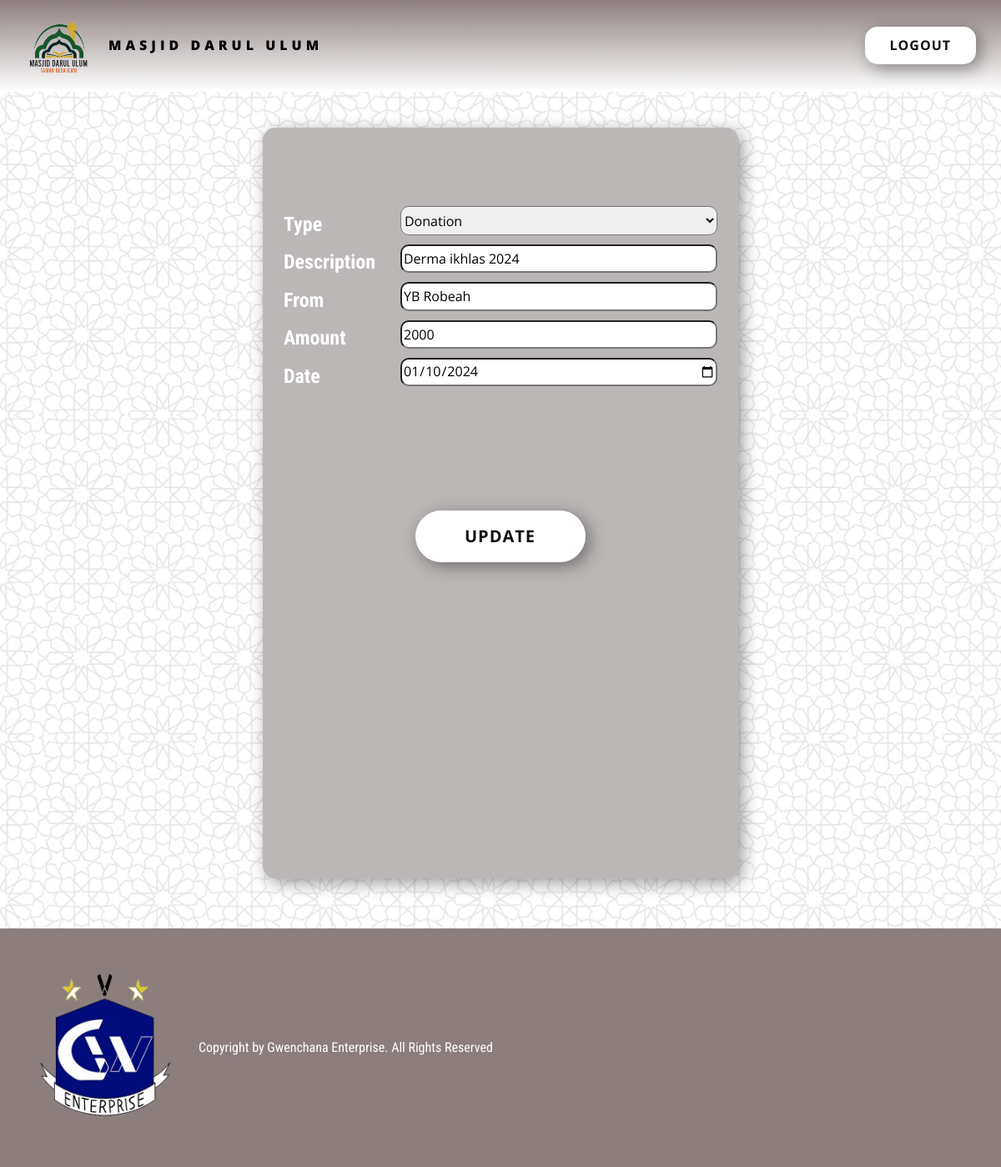
Page /View-Income.php?transaction_id=8 on the committed database.
### tables this page shows
CREATE TABLE `income` (
  `Income_id` int(10) NOT NULL,
  `Income_Type` varchar(100) NOT NULL,
  `Income_Amount` int(20) NOT NULL,
  `Income_Date` date NOT NULL,
  `Income_From` varchar(30) NOT NULL,
  `Income_Description` varchar(50) NOT NULL
);

### View-Income.php (the view, shortened to what this page needs)
<!DOCTYPE html>
<html style="font-size: 16px;" lang="en"><head>
    <link rel="stylesheet" href="nicepage.css" media="screen">
<link rel="stylesheet" href="Form.css" media="screen">
  <meta data-intl-tel-input-cdn-path="intlTelInput/"></head>
  <body data-path-to-root="./" data-include-products="false" class="u-body u-xl-mode" data-lang="en">
    <header class="u-section-row u-header" id="sec-d764" data-animation-name="" data-animation-duration="0" data-animation-delay="0" data-animation-direction=""><div class="u-clearfix u-sheet u-sheet-1">
        <a href="index.php" class="u-align-left u-image u-logo u-image-1" data-image-width="950" data-image-height="960">
          <img src="images/MDUMS.png" class="u-logo-image u-logo-image-1">
        </a>
        <p class="u-align-center u-text u-text-default u-text-1">MASJID DARUL ULUM&nbsp;</p>
        <a href="Login-NEW.php" class="u-align-right u-border-none u-btn u-btn-round u-button-style u-hover-grey-10 u-radius u-white u-btn-1">LOGOUT</a>
      </div></header>
    <section class="u-clearfix u-grey-10 u-section-1" id="sec-8f35">
      <div class="u-clearfix u-sheet u-sheet-1">
        <div class="u-container-style u-custom-color-1 u-group u-radius u-shape-round u-group-1" data-animation-name="customAnimationIn" data-animation-duration="1000">
          <div class="u-container-layout u-container-layout-1">
            <div class="custom-expanded u-container-style u-group u-group-2">
              <div class="u-container-layout u-valign-top u-container-layout-2">
                <div class="u-expanded-width u-list u-list-1">
                  <div class="u-repeater u-repeater-1">
                <?php
                    $income_id = $_GET['transaction_id'];
                    include('config.php');
                    $query=mysqli_query($conn,"SELECT * FROM income WHERE Income_id = '$income_id' ");
                    while($row=mysqli_fetch_array($query)){
                ?>
                  <form id = "click" action= "<?php htmlspecialchars($_SERVER["PHP_SELF"])?>" method = "POST">
                    <div class="u-container-style u-list-item u-repeater-item">
                      <div class="u-container-layout u-similar-container u-container-layout-4">
                        <p class="u-align-left u-custom-font u-font-roboto-condensed u-text u-text-2">Type</p>
                        <div class="u-shape u-shape-rectangle u-shape-1">
                        <select name="type" placeholder="Expense type">
                        <option value="accepted">Donation</option>
                        </select>
                        </div>
                      </div>
                    </div>
                    <div class="u-container-style u-list-item u-repeater-item">
                      <div class="u-container-layout u-similar-container u-container-layout-5">
                        <p class="u-align-left u-custom-font u-font-roboto-condensed u-text u-text-3">Description</p>
                        <div class="u-shape u-shape-rectangle u-shape-2"><input type="text" name="description" placeholder="Description" value="<?php echo $row['Income_Description']; ?>"></div>
                      </div>
                    </div>
                    <div class="u-container-style u-list-item u-repeater-item">
                      <div class="u-container-layout u-similar-container u-container-layout-6">
                        <p class="u-align-left u-custom-font u-font-roboto-condensed u-text u-text-4">From</p>
                        <div class="u-shape u-shape-rectangle u-shape-3"><input type="text" name="from" placeholder="From" value="<?php echo $row['Income_From']; ?>"></div>
                      </div>
                    </div>
                    <div class="u-container-style u-list-item u-repeater-item">
                      <div class="u-container-layout u-similar-container u-container-layout-7">
                        <p class="u-align-left u-custom-font u-font-roboto-condensed u-text u-text-5">Amount</p>
                        <div class="u-shape u-shape-rectangle u-shape-4"><input type="text" name="amount" placeholder="Amount" value="<?php echo $row['Income_Amount']; ?>"></div>
                      </div>
                    </div>
                    <div class="u-container-style u-list-item u-repeater-item">
                      <div class="u-container-layout u-similar-container u-container-layout-8">
                        <p class="u-align-left u-custom-font u-font-roboto-condensed u-text u-text-6">Date</p>
                        <div class="u-shape u-shape-rectangle u-shape-5"><input type="date" name="date" placeholder="Date" value="<?php echo $row['Income_Date']; ?>"></div>
                      </div>
                    </div>
                    <?php
                    }
                    ?>
                  </div>
                </div>
                <div class="custom-expanded u-align-center u-list u-list-2">
                  <div class="u-repeater u-repeater-2">
                    <div class="u-container-style u-list-item u-repeater-item">
                      <div class="u-container-layout u-similar-container u-container-layout-9">
                      <button class="u-align-center u-border-none u-btn u-btn-round u-button-style u-hover-grey-10 u-radius u-text-custom-color-1 u-white u-btn-1" type="submit" name="update" form="click">UPDATE</button>
                      </div>
                    </div>
                  </div>
                </div>
              </div>
            </div>
          </div>
        </div>
      </div>
    </section>
    <footer class="u-clearfix u-custom-color-1 u-footer u-footer" id="sec-13e0"><div class="u-clearfix u-sheet u-sheet-1">
        <img class="u-align-left u-image u-image-contain u-image-default u-image-1" src="images/gwenchana-2.png" alt="" data-image-width="950" data-image-height="960">
        <p class="u-custom-font u-font-roboto-condensed u-text u-text-default u-text-1">Copyright by Gwenchana Enterprise. All Rights Reserved</p>
      </div></footer>
</body></html>

### Form.css (style rules this page uses)
.u-section-1 { background-image: url(images/islamic-background.png); }
.u-section-1 .u-sheet-1 { min-height: 1003px; }
input,select { width: 100%; color: black; border-radius: 10px; height: 80%; }
.u-section-1 .u-group-1 { width: 570px; --radius: 15px; height: auto; min-height: 842px; --animation-custom_in-translate_x: 0px; --animation-custom_in-translate_y: 0px; --animation-custom_in-opacity: 0; --animation-custom_in-rotate: 0deg; --animation-custom_in-scale: 0.3; margin: 43px auto 60px; box-shadow: 5px 5px 20px 0 rgba(0,0,0,0.4); }
.u-section-1 .u-container-layout-1 { padding: 20px; }
.u-section-1 .u-group-2 { min-height: 860px; margin-top: 0; margin-bottom: 0; height: auto; width: 530px; }
.u-section-1 .u-container-layout-2 { padding: 0; }
.u-section-1 .u-list-1 { margin: 72px auto 0; }
.u-section-1 .u-repeater-1 { grid-template-columns: repeat(1, 100%); min-height: 285px; grid-gap: 10px; }
.u-section-1 .u-container-layout-4 { padding: 0 5px; }
.u-section-1 .u-text-2 { font-weight: 700; font-size: 1.5rem; margin: 5px 380px 0 0; }
.u-section-1 .u-shape-1 { width: 380px; height: 43px; margin: -41px 0 0 140px; }
.u-section-1 .u-container-layout-5 { padding: 0 5px; }
.u-section-1 .u-text-3 { font-weight: 700; font-size: 1.5rem; margin: 5px 380px 0 0; }
.u-section-1 .u-shape-2 { width: 380px; height: 43px; margin: -41px 0 0 140px; }
.u-section-1 .u-container-layout-6 { padding: 0 5px; }
.u-section-1 .u-text-4 { font-weight: 700; font-size: 1.5rem; margin: 5px 380px 0 0; }
.u-section-1 .u-shape-3 { width: 380px; height: 43px; margin: -41px 0 0 140px; }
.u-section-1 .u-container-layout-7 { padding: 0 5px; }
.u-section-1 .u-text-5 { font-weight: 700; font-size: 1.5rem; margin: 5px 380px 0 0; }
.u-section-1 .u-shape-4 { width: 380px; height: 43px; margin: -41px 0 0 140px; }
.u-section-1 .u-container-layout-8 { padding: 0 5px; }
.u-section-1 .u-text-6 { font-weight: 700; font-size: 1.5rem; margin: 5px 380px 0 0; }
.u-section-1 .u-shape-5 { width: 380px; height: 43px; margin: -41px 0 0 140px; }
.u-section-1 .u-list-2 { width: 220px; margin: 67px auto 0; }
.u-section-1 .u-repeater-2 { grid-template-columns: repeat(1, 100%); min-height: 192px; grid-gap: 8px; }
.u-section-1 .u-container-layout-9 { padding: 5px 3px; }
.u-section-1 .u-btn-1 { --radius: 50px; font-weight: 700; text-transform: uppercase; font-size: 1.25rem; letter-spacing: 1px; background-image: none; box-shadow: 5px 5px 20px 0 rgba(0,0,0,0.4); margin: 10px auto 0; padding: 15px 60px 15px 59px; }

### rows in the picture
income: description "Derma ikhlas 2024", from "YB Robeah", amount "2000", date "01/10/2024"
